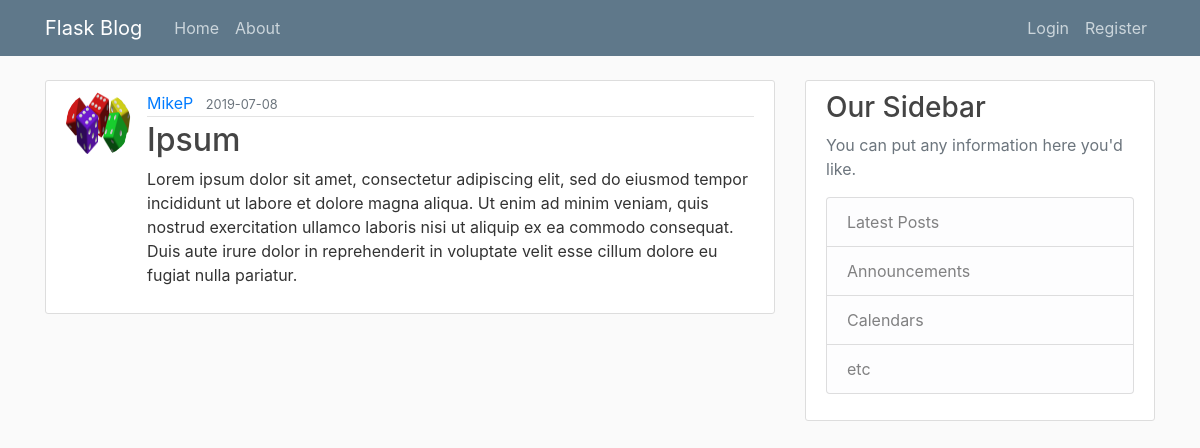
The page /post/5 on the database its author committed.
### flaskblog/models.py (models this page shows, shortened)
class User(db.Model, UserMixin):
    id = db.Column(db.Integer, primary_key=True)
    username = db.Column(db.String(20), unique=True, nullable=False)
    email = db.Column(db.String(120), unique=True, nullable=False)
    image_file = db.Column(db.String(20), nullable=False, default='default.jpg')
    password = db.Column(db.String(60), nullable=False)
    posts = db.relationship('Post', backref='author', lazy=True)

class Post(db.Model):
    id = db.Column(db.Integer, primary_key=True)
    title = db.Column(db.String(100), nullable=False)
    date_posted = db.Column(db.DateTime, nullable=False, default=datetime.utcnow)
    content = db.Column(db.Text, nullable=False)
    user_id = db.Column(db.Integer, db.ForeignKey('user.id'), nullable=False)

### flaskblog/posts/routes.py (the view)
@posts.route("/post/<int:post_id>")
def post(post_id):
    post = Post.query.get_or_404(post_id)
    return render_template('post.html', title='post.title', post=post)

### flaskblog/templates/post.html (shortened to what this page needs)
{% extends "layout.html" %}
{% block content %}
<article class="media content-section">
    <img class="rounded-circle article-img"
        src="{{ url_for('static', filename='profile_pics/' + post.author.image_file)}}">
    <div class="media-body">
        <div class="article-metadata">
            <a class="mr-2" href="{{ url_for('users.user_posts', username=post.author.username) }}">{{ post.author.username }}</a>
            <small class="text-muted">{{ post.date_posted.strftime('%Y-%m-%d') }}</small>
        </div>
        <h2 class="article-title">{{ post.title }}</h2>
        <p class="article-content">{{ post.content }}</p>
    </div>
</article>
{% endblock content%}

### flaskblog/static/main.css (style rules this page uses)
body { background: #fafafa; color: #333333; margin-top: 5rem; }
h1, h2, h3, h4, h5, h6 { color: #444444; }
.content-section { background: #ffffff; padding: 10px 20px; border: 1px solid #dddddd; border-radius: 3px; margin-bottom: 20px; }
.article-title { color: #444444; }
.article-content { white-space: pre-line; }
.article-img { height: 65px; width: 65px; margin-right: 16px; }
.article-metadata { padding-bottom: 1px; margin-bottom: 4px; border-bottom: 1px solid #e3e3e3 }

### rows shown on the page
User: image_file (picture), author.username "MikeP"
Post: date_posted "2019-07-08", title "Ipsum", content "Lorem ipsum dolor sit amet, consectetur adipiscing elit, sed do eiusmod tempor incididunt ut labore et dolore magna aliqua. Ut enim ad minim veniam, quis nostrud exercitation ullamco laboris nisi ut aliquip ex ea commodo consequat. Duis aute irure dolor in reprehenderit in voluptate velit esse cillum dolore eu fugiat nulla pariatur."
